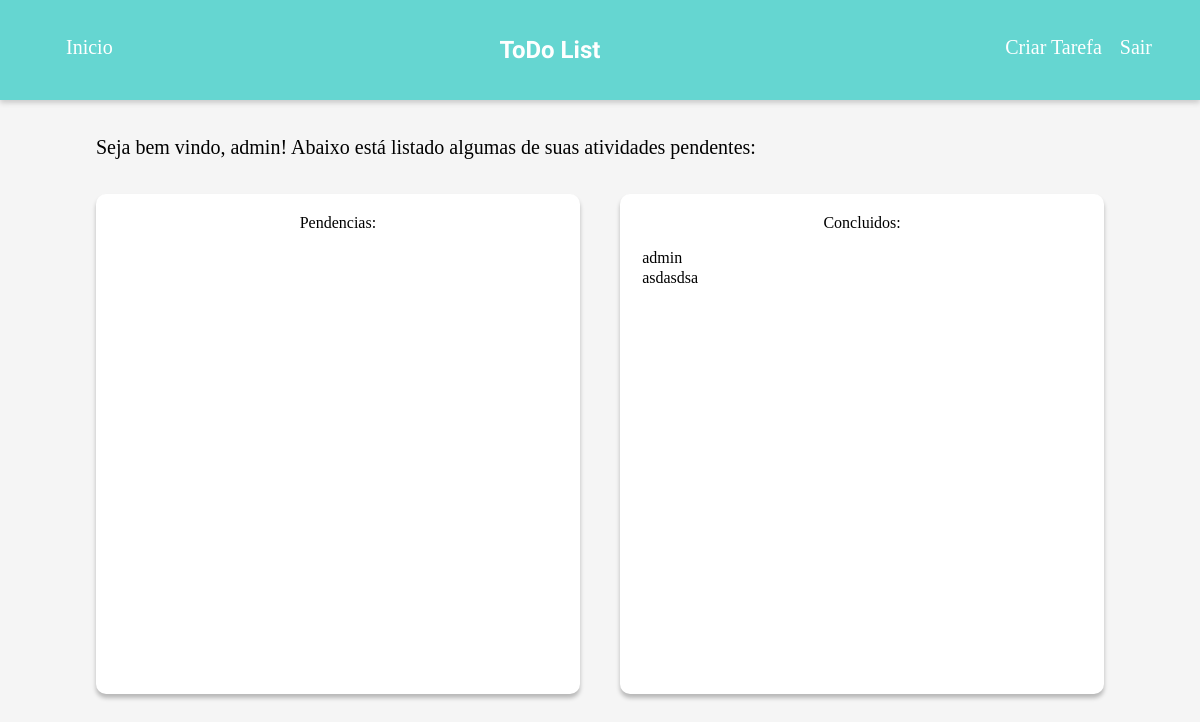
Page /index (signed in) on the committed database.
### app/models/tables.py (models this page shows, shortened)
class Users(db.Model):
    __tablename__ = "users"
    id = db.Column(db.Integer, primary_key=True)
    name = db.Column(db.String(30), nullable=False)
    surname = db.Column(db.String(30), nullable=False)
    username = db.Column(db.String(12), unique=True, nullable=False)
    passwd = db.Column(db.String(16), nullable=False)
    created_at = db.Column(db.DateTime, default=func.now())
    @property
    def is_authenticated(self):
        return True

class Tasks(db.Model):
    __tablename__ = "tasks"
    id = db.Column(db.Integer, primary_key=True)
    users_id = db.Column(db.Integer, db.ForeignKey('users.id'))
    title = db.Column(db.String(30), nullable=False)
    description = db.Column(db.String(30), nullable=False)
    status = db.Column(db.String(1), nullable=False)
    created_at = db.Column(db.DateTime, default=func.now())
    updated_at = db.Column(db.DateTime)
    users = db.relationship('Users', foreign_keys=users_id)

### app/controllers/routes.py (the view)
@app.route("/index")
@login_required
def index():
    title = 'Pagina Inicial'
    sql1 = Tasks.query.filter_by(users_id=current_user.id, status='0').all()
    sql2 = Tasks.query.filter_by(users_id=current_user.id, status='1').all()
    return render_template('index.html',
                            title=title,
                            sql1=sql1,
                            sql2=sql2)

### app/controllers/routes.py (called while the page is built)
@login.user_loader
def load_user(id):
    return Users.query.filter_by(id=id).first()

### app/templates/index.html (shortened to what this page needs)
{% extends 'tpl.html' %}
{% block content %}
<main>
    <div class="title-text">
        <p>Seja bem vindo, {{ current_user.name }}! Abaixo está listado algumas de suas atividades pendentes: </p>
    </div>
    <div class="box-tasks">
        <div class="box-left">
            <span>Pendencias: </span>
        </div>
        <div class="box-right">
            <span>Concluidos: </span>
            <table>
                {% for item in sql2 %}
                <tr>
                    <td>{{ item.title }}</td>
                </tr>
                {% endfor %}
            </table>
        </div>
    </div>
</main>
{% endblock %}

### app/static/css/style.css (style rules this page uses)
* { padding: 0; margin: 0; box-sizing: border-box; text-decoration: none; list-style: none; }
body { background-color: #F5F5F5; }
main { width: 100%; display: flex; flex-direction: column; padding: 3% 8%; }
.box-tasks { margin-top: 35px; display: flex; justify-content: space-between; }
main p { font-size: 20px; }
.box-left { display: flex; flex-direction: column; padding: 20px; flex-basis: 48%; height: 500px; background-color: #FFF; border-radius: 10px; box-shadow: 0px 4px 4px rgba(0, 0, 0, 0.25); }
.box-left span { text-align: center; }
.box-right { display: flex; flex-direction: column; padding: 20px; flex-basis: 48%; height: 500px; background-color: #FFF; border-radius: 10px; box-shadow: 0px 4px 4px rgba(0, 0, 0, 0.25); }
.box-right span { text-align: center; }
.box-right table { width: 100%; margin-top: 15px; }

### rows in the picture
Users: name "admin"
Tasks: title "admin"
Tasks: title "asdasdsa"
